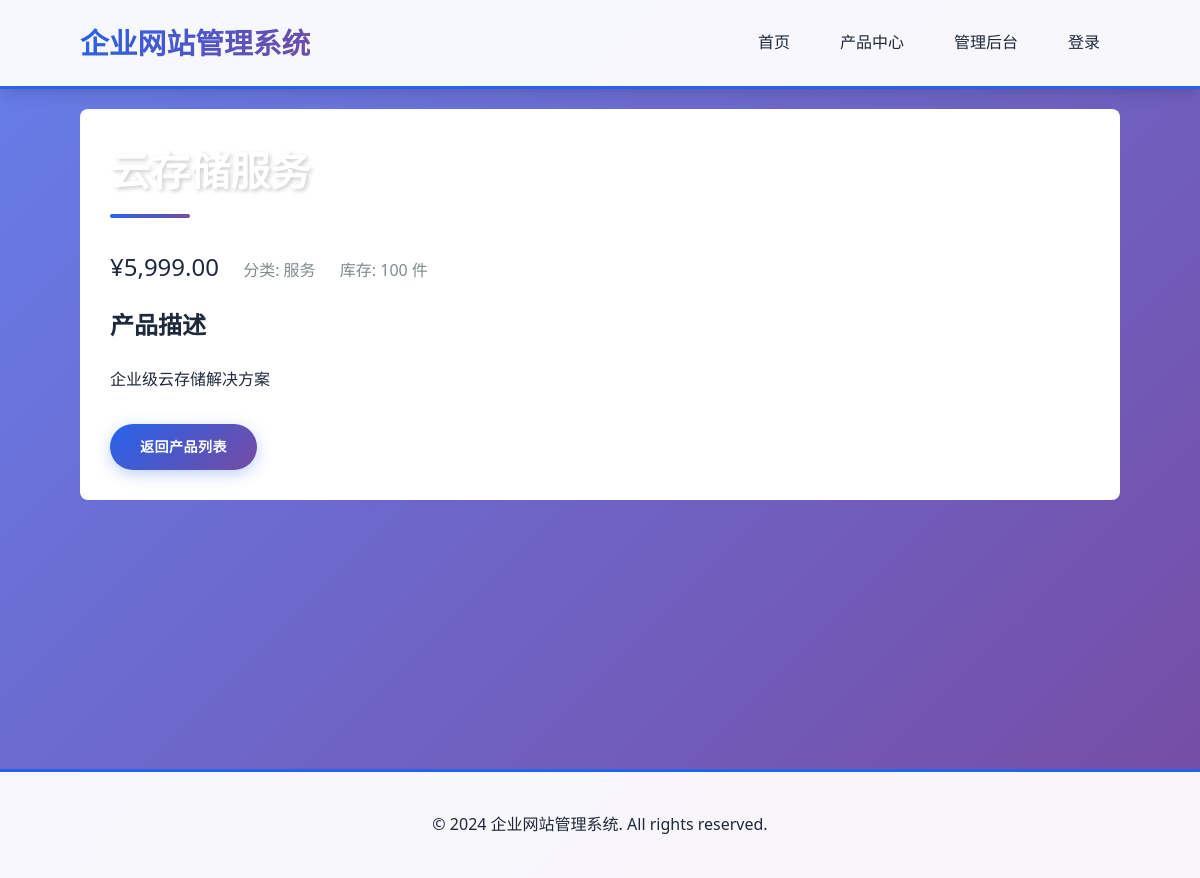
Page /product_detail.php?id=3 on the committed database.
### tables this page shows
CREATE TABLE IF NOT EXISTS products (
    id INT AUTO_INCREMENT PRIMARY KEY,
    name VARCHAR(100) NOT NULL,
    description TEXT,
    price DECIMAL(10,2),
    category VARCHAR(50),
    stock INT DEFAULT 0,
    image_url VARCHAR(255),
    created_at TIMESTAMP DEFAULT CURRENT_TIMESTAMP
);

### product_detail.php (the view, shortened to what this page needs)
<?php
require_once 'config/database.php';
$id = isset($_GET['id']) ? $_GET['id'] : 0;
$sql = "SELECT * FROM products WHERE id = $id";
$result = $pdo->query($sql);
$product = $result->fetch(PDO::FETCH_ASSOC);
include 'includes/header.php';
?>
<div style="background: white; padding: 30px; border-radius: 8px;">
    <h2><?php echo htmlspecialchars($product['name']); ?></h2>
    <div style="margin: 20px 0;">
        <span class="price" style="font-size: 24px;">¥<?php echo number_format($product['price'], 2); ?></span>
        <span style="margin-left: 20px; color: #7f8c8d;">分类: <?php echo htmlspecialchars($product['category']); ?></span>
        <span style="margin-left: 20px; color: #7f8c8d;">库存: <?php echo $product['stock']; ?> 件</span>
    </div>
    <h3>产品描述</h3>
    <p style="line-height: 1.8;"><?php echo nl2br(htmlspecialchars($product['description'])); ?></p>
    <div style="margin-top: 30px;">
        <a href="/OA/products.php" class="btn">返回产品列表</a>
    </div>
</div>
<?php include 'includes/footer.php'; ?>

### assets/style.css (style rules this page uses)
:root { --primary-color: #2563eb; --primary-dark: #1e40af; --secondary-color: #64748b; --success-color: #10b981; --danger-color: #ef4444; --dark-color: #1e293b; --light-color: #f8fafc; --border-color: #e2e8f0; --shadow: 0 10px 15px -3px rgba(0, 0, 0, 0.1), 0 4px 6px -2px rgba(0, 0, 0, 0.05); --shadow-lg: 0 20px 25px -5px rgba(0, 0, 0, 0.1), 0 10px 10px -5px rgba(0, 0, 0, 0.04); }
* { margin: 0; padding: 0; box-sizing: border-box; }
body { font-family: 'Segoe UI', 'Microsoft YaHei', -apple-system, BlinkMacSystemFont, sans-serif; line-height: 1.6; color: var(--dark-color); background: linear-gradient(135deg, #667eea 0%, #764ba2 100%); min-height: 100vh; }
h2 { font-size: 2.5em; margin-bottom: 30px; color: white; text-shadow: 2px 2px 4px rgba(0, 0, 0, 0.2); position: relative; padding-bottom: 15px; }
h2::after { content: ''; position: absolute; bottom: 0; left: 0; width: 80px; height: 4px; background: linear-gradient(135deg, var(--primary-color), #764ba2); border-radius: 2px; }
h3 { font-size: 1.5em; margin-bottom: 20px; color: var(--dark-color); }
.btn { display: inline-block; padding: 12px 30px; background: linear-gradient(135deg, var(--primary-color), #764ba2); color: white; text-decoration: none; border-radius: 50px; border: none; cursor: pointer; transition: all 0.3s ease; font-weight: 600; text-transform: uppercase; letter-spacing: 0.5px; font-size: 14px; box-shadow: 0 4px 15px rgba(37, 99, 235, 0.3); }

### rows in the picture
products: name "云存储服务", price "5,999.00", category "服务", stock "100", description "企业级云存储解决方案"
